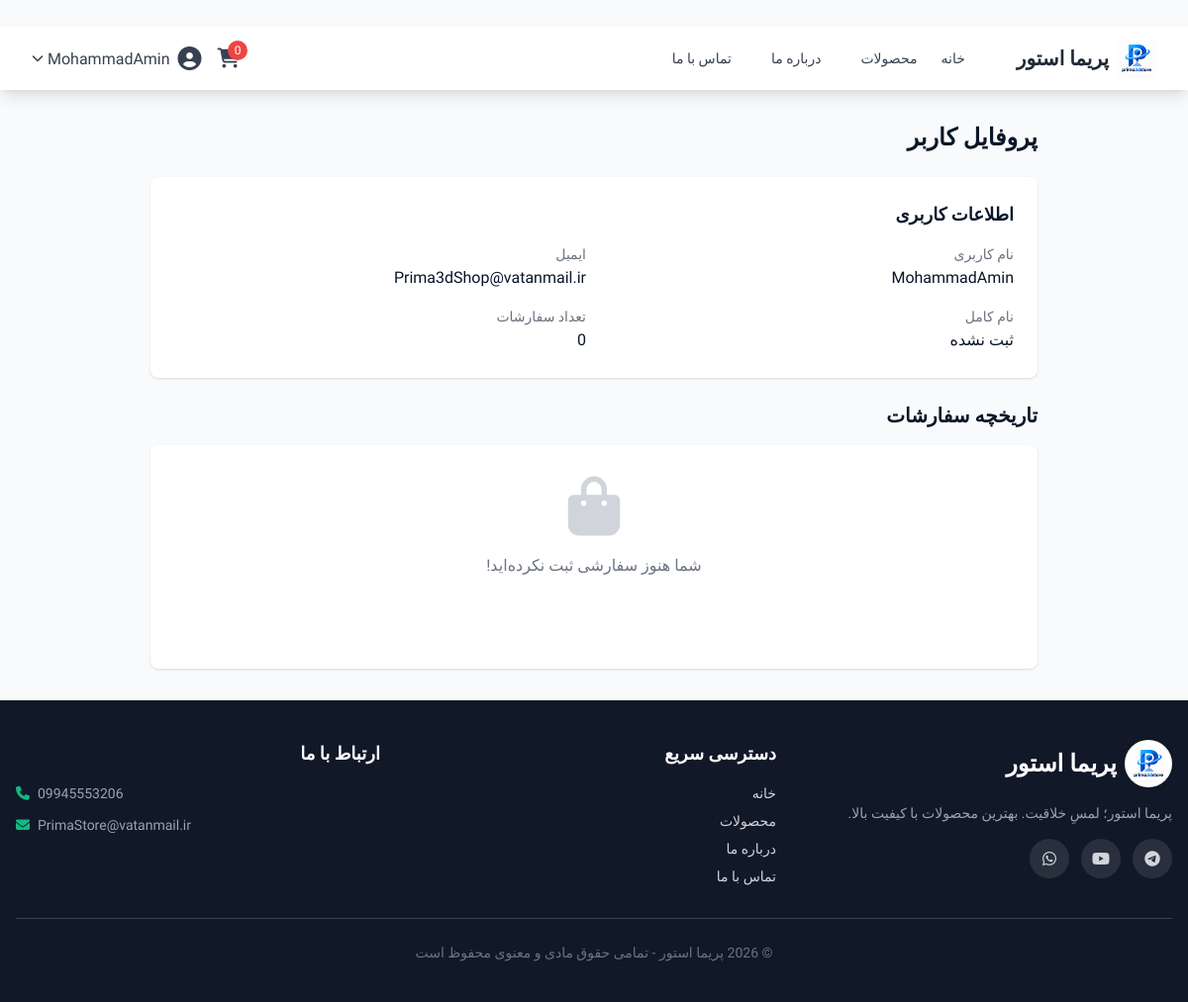
The page /profile (signed in) on the database as committed earlier.
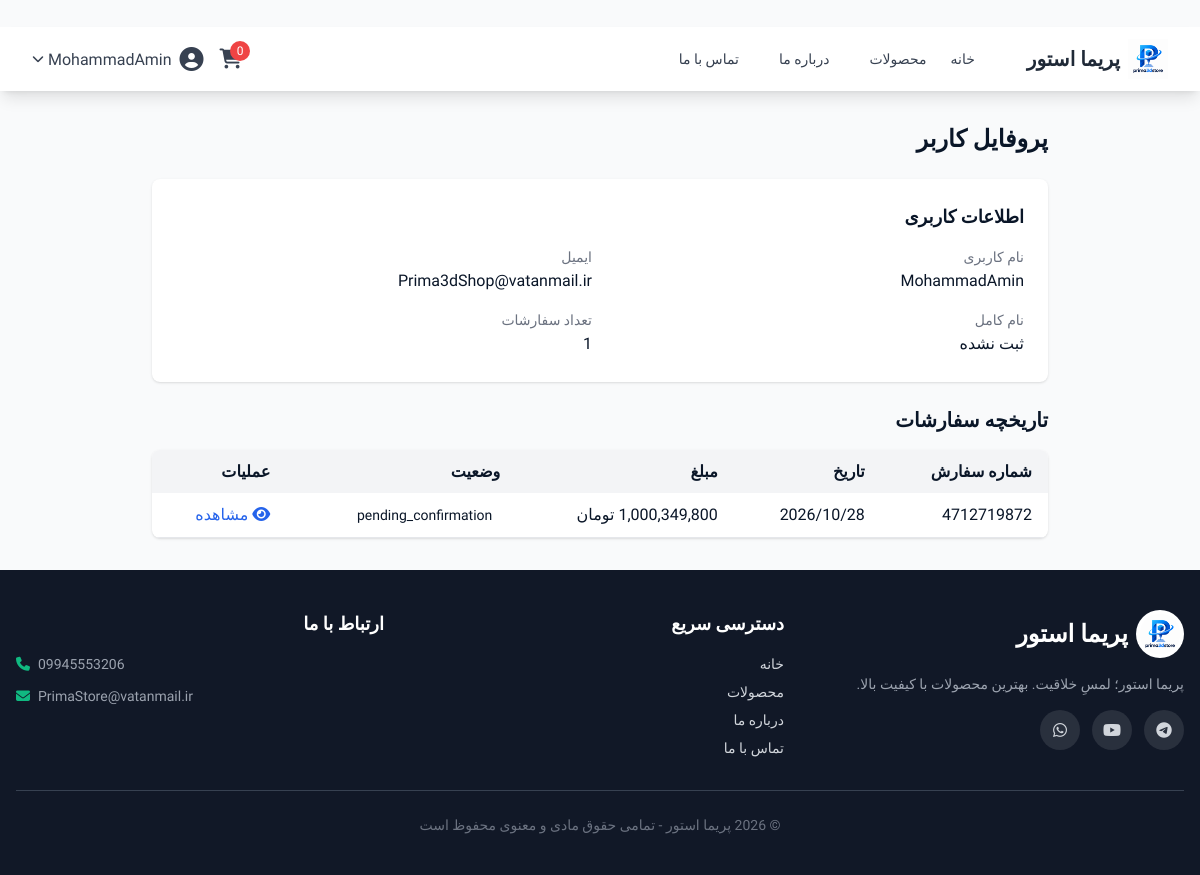
The same page on the database as committed later.
### app/main.py (models this page shows)
class Order(db.Model):
    __tablename__ = 'orders'
    id = db.Column(db.Integer, primary_key=True)
    user_id = db.Column(db.Integer, db.ForeignKey('users.id'), nullable=False)
    order_number = db.Column(db.String(50), unique=True, nullable=False)
    total_amount = db.Column(db.Numeric(10, 2), nullable=False)
    shipping_address = db.Column(db.Text, nullable=False)
    phone = db.Column(db.String(20), nullable=False)
    status = db.Column(db.String(20), default='pending')
    created_at = db.Column(db.DateTime, default=db.func.current_timestamp())
    full_name = db.Column(db.String(200), nullable=True)
    postal_code = db.Column(db.String(20), nullable=True)
    province = db.Column(db.String(50), nullable=True)
    shipping_cost = db.Column(db.Numeric(10, 2), default=0)
    receipt_image = db.Column(db.String(300), nullable=True)
    coupon_code = db.Column(db.String(50), nullable=True)
    discount_amount = db.Column(db.Numeric(10, 2), default=0)
    user = db.relationship('User', backref='orders')
    items = db.relationship('OrderItem', backref='order', cascade='all, delete-orphan')

### app/main.py (the view)
@app.route('/profile')
@login_required
def profile():
    orders = Order.query.filter_by(user_id=current_user.id).order_by(Order.created_at.desc()).all()
    return render_template('profile.html', orders=orders)

### app/main.py (called while the page is built)
@login_manager.user_loader
def load_user(user_id):
    return User.query.get(int(user_id))

@app.template_filter('format_currency')
def format_currency(value):
    if value is None:
        return '۰ تومان'
    try:
        return f"{int(value):,} تومان"
    except:
        return '۰ تومان'

@app.context_processor
def inject_announcement():
    global announcement, announcement_link, announcement_page
    from datetime import datetime
    current_page = request.endpoint or ""
    show = False
    if announcement_page == "all":
        show = True
    elif announcement_page == "home" and current_page == "index":
        show = True
    elif announcement_page == "products" and current_page == "products":
        show = True
    elif announcement_page == "product" and current_page == "product_detail":
        show = True
    return {
        "announcement": announcement if show else None,
        "announcement_link": announcement_link if show else None,
        "now": datetime.now()
    }

### app/interfaces/templates/profile.html (shortened to what this page needs)
﻿{% extends "base.html" %}
{% block content %}
<div class="max-w-4xl mx-auto">
    <h1 class="text-2xl font-bold mb-6">پروفایل کاربر</h1>
    <div class="bg-white rounded-lg shadow p-6 mb-6">
        <h2 class="text-lg font-semibold mb-4">اطلاعات کاربری</h2>
        <div class="grid grid-cols-2 gap-4">
            <div>
                <p class="text-sm text-gray-500">نام کاربری</p>
                <p class="font-medium">{{ current_user.username }}</p>
            </div>
            <div>
                <p class="text-sm text-gray-500">ایمیل</p>
                <p class="font-medium">{{ current_user.email }}</p>
            </div>
            <div>
                <p class="text-sm text-gray-500">نام کامل</p>
                <p class="font-medium">{{ current_user.full_name or 'ثبت نشده' }}</p>
            </div>
            <div>
                <p class="text-sm text-gray-500">تعداد سفارشات</p>
                <p class="font-medium">{{ orders|length }}</p>
            </div>
        </div>
    </div>
    <h2 class="text-xl font-bold mb-4">تاریخچه سفارشات</h2>
    {% if orders %}
    <div class="bg-white rounded-lg shadow overflow-hidden">
        <table class="w-full">
            <thead>
                <tr class="bg-gray-100">
                    <th class="px-4 py-3 text-right">شماره سفارش</th>
                    <th class="px-4 py-3 text-right">تاریخ</th>
                    <th class="px-4 py-3 text-right">مبلغ</th>
                    <th class="px-4 py-3 text-right">وضعیت</th>
                    <th class="px-4 py-3 text-right">عملیات</th>
                </tr>
            </thead>
            <tbody>
                {% for order in orders %}
                <tr class="border-b hover:bg-gray-50">
                    <td class="px-4 py-3">{{ order.order_number }}</td>
                    <td class="px-4 py-3">{{ order.created_at.strftime('%Y/%m/%d') }}</td>
                    <td class="px-4 py-3">{{ order.total_amount|format_currency }}</td>
                    <td class="px-4 py-3">
                        <span class="px-2 py-1 rounded text-sm
                            ">
                            {{ order.status }}
                        </span>
                    </td>
                    <td class="px-4 py-3">
                        <a href="/order/{{ order.id }}" class="text-blue-600 hover:text-blue-800">
                            <i class="fas fa-eye"></i> مشاهده
                        </a>
                    </td>
                </tr>
                {% endfor %}
            </tbody>
        </table>
    </div>
    {% else %}
    <div class="bg-white rounded-lg shadow p-8 text-center">
        <i class="fas fa-shopping-bag text-6xl text-gray-300 mb-4"></i>
        <p class="text-gray-500">شما هنوز سفارشی ثبت نکرده‌اید!</p>
        <a href="/products" class="inline-block mt-4 bg-primary-600 text-white px-6 py-2 rounded-lg hover:bg-primary-700 transition">
        </a>
    </div>
    {% endif %}
</div>
{% endblock %}

Rows that differ between the two databases and show on the page:
added Order: order_number "4712719872", created_at "2026/10/28", total_amount "1,000,349,800 تومان", status "pending_confirmation"
Other text that changed with them:
{{ orders|length }}: "0" → "1"
text no longer shown: "شما هنوز سفارشی ثبت نکرده‌اید!"
text now shown: "شماره سفارش تاریخ مبلغ وضعیت عملیات"
